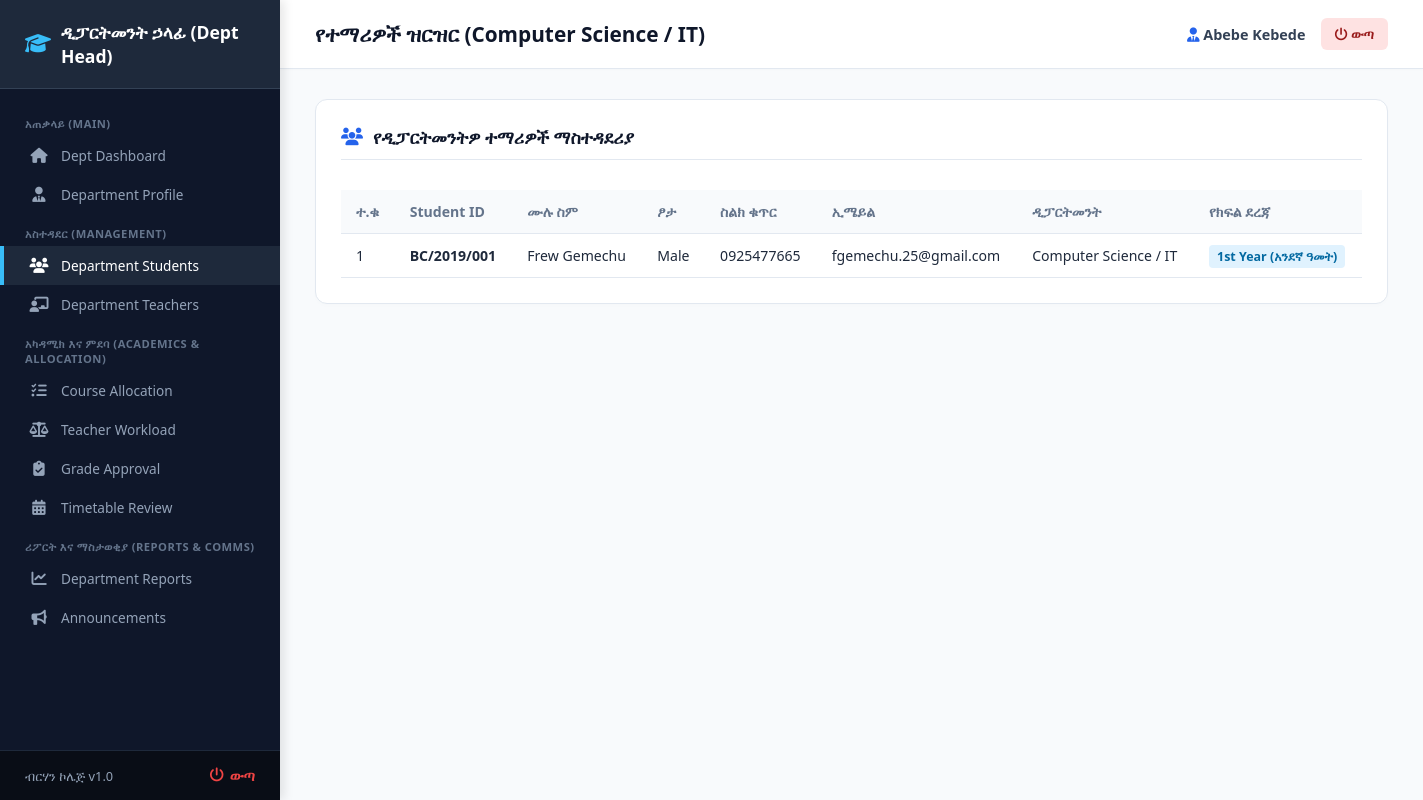
The page /department/students.php (signed in) on the database its author committed.
### tables this page shows
CREATE TABLE `students` (
  `id` int(11) NOT NULL,
  `student_id` varchar(50) NOT NULL,
  `full_name` varchar(150) NOT NULL,
  `department` varchar(100) DEFAULT NULL,
  `year_level` varchar(50) DEFAULT NULL,
  `gpa` decimal(3,2) DEFAULT 0.00,
  `created_at` timestamp NOT NULL DEFAULT current_timestamp(),
  `reference_code` varchar(100) DEFAULT NULL,
  `gender` varchar(20) DEFAULT NULL,
  `phone` varchar(50) DEFAULT NULL,
  `academic_year` varchar(50) DEFAULT NULL,
  `status` varchar(30) DEFAULT 'Active',
  `dob` date DEFAULT NULL,
  `username` varchar(100) DEFAULT NULL,
  `password` varchar(255) DEFAULT NULL,
  `document_path` varchar(255) DEFAULT NULL,
  `date_of_birth` date DEFAULT NULL,
  `email` varchar(100) DEFAULT NULL
);

### department/students.php (the view, shortened to what this page needs)
<?php
$admin_name = $_SESSION['admin_name'] ?? 'የዲፓርትመንት ኃላፊ';
$department_name = $_SESSION['department_name'] ?? 'Computer Science / IT';
$students = [];
try {
    if (isset($pdo)) {
        $stmt = $pdo->prepare("SELECT * FROM students WHERE department = ? ORDER BY id DESC");
        $stmt->execute([$department_name]);
        $students = $stmt->fetchAll(PDO::FETCH_ASSOC);
    }
} catch (Exception $e) {
    $error_msg = "ተማሪዎችን ማምጣት አልተቻለም፦ " . $e->getMessage();
}
?>
<!DOCTYPE html>
<html lang="am">
<head>
    <link rel="stylesheet" href="https://cdnjs.cloudflare.com/ajax/libs/font-awesome/6.4.0/css/all.min.css">
</head>
<body>
    <?php
    if (file_exists('sidebar.php')) {
        include 'sidebar.php';
    }
    ?>
    <main>
        <header>
            <div class="header-title">
                <h2>የተማሪዎች ዝርዝር (<?php echo htmlspecialchars($department_name); ?>)</h2>
            </div>
            <div class="user-profile">
                <span><i class="fa-solid fa-user-tie" style="color: var(--primary-blue);"></i> <?php echo htmlspecialchars($admin_name); ?></span>
                <a href="../logout.php" class="logout-btn"><i class="fa-solid fa-power-off"></i> ውጣ</a>
            </div>
        </header>
        <div class="container">
            <div class="card">
                <h3><i class="fa-solid fa-users"></i> የዲፓርትመንትዎ ተማሪዎች ማስተዳደሪያ</h3>
                <div style="overflow-x: auto;">
                    <table>
                        <thead>
                            <tr>
                                <th>ተ.ቁ</th>
                                <th>Student ID</th>
                                <th>ሙሉ ስም</th>
                                <th>ፆታ</th>
                                <th>ስልክ ቁጥር</th>
                                <th>ኢሜይል</th>
                                <th>ዲፓርትመንት</th>
                                <th>የክፍል ደረጃ</th>
                            </tr>
                        </thead>
                        <tbody>
                            <?php if(empty($students)): ?>
                                <tr><td colspan="8" style="text-align:center; color:#64748b; padding:25px;">በዚህ ዲፓርትመንት ውስጥ ምንም ተማሪ አልተገኘም።</td></tr>
                            <?php else: ?>
                                <?php $i=1; foreach($students as $st): ?>
                                <tr>
                                    <td><?php echo $i++; ?></td>
                                    <td><strong><?php echo htmlspecialchars($st['student_id'] ?? 'N/A'); ?></strong></td>
                                    <td><?php echo htmlspecialchars($st['full_name'] ?? 'N/A'); ?></td>
                                    <td><?php echo htmlspecialchars($st['gender'] ?? '-'); ?></td>
                                    <td><?php echo htmlspecialchars($st['phone'] ?? '-'); ?></td>
                                    <td><?php echo htmlspecialchars($st['email'] ?? '-'); ?></td>
                                    <td><?php echo htmlspecialchars($st['department'] ?? $department_name); ?></td>
                                    <td><span class="badge"><?php echo htmlspecialchars($st['year_level'] ?? 'N/A'); ?></span></td>
                                </tr>
                                <?php endforeach; ?>
                            <?php endif; ?>
                        </tbody>
                    </table>
                </div>
            </div>
        </div>
    </main>
</body>
</html>

### department/students.php (style rules this page uses)
:root { --primary-blue: #2563eb; --bg-main: #f8fafc; --card-bg: #ffffff; --text-main: #1e293b; --text-muted: #64748b; --border-color: #e2e8f0; }
* { box-sizing: border-box; margin: 0; padding: 0; font-family: 'Segoe UI', Tahoma, Geneva, Verdana, sans-serif; }
body { background-color: var(--bg-main); color: var(--text-main); display: flex; min-height: 100vh; }
main { margin-left: 280px; flex: 1; display: flex; flex-direction: column; }
header { background: #fff; padding: 18px 35px; display: flex; justify-content: space-between; align-items: center; border-bottom: 1px solid var(--border-color); box-shadow: 0 1px 3px rgba(0,0,0,0.02); }
.header-title h2 { font-size: 1.3rem; color: #0f172a; font-weight: 700; }
.user-profile { display: flex; align-items: center; gap: 15px; }
.user-profile span { font-size: 0.9rem; font-weight: 600; color: #334155; }
.logout-btn { background: #fee2e2; color: #991b1b; padding: 7px 14px; border-radius: 6px; text-decoration: none; font-size: 0.82rem; font-weight: 600; transition: 0.2s; }
.container { padding: 30px 35px; }
.card { background: var(--card-bg); border: 1px solid var(--border-color); border-radius: 12px; padding: 25px; box-shadow: 0 2px 4px rgba(0,0,0,0.01); }
.card h3 { font-size: 1.1rem; color: #0f172a; margin-bottom: 20px; padding-bottom: 10px; border-bottom: 1px solid var(--border-color); display: flex; align-items: center; gap: 10px; }
.card h3 i { color: var(--primary-blue); }
table { width: 100%; border-collapse: collapse; margin-top: 10px; white-space: nowrap; }
th, td { padding: 12px 15px; border-bottom: 1px solid var(--border-color); text-align: left; font-size: 0.88rem; }
th { background: #f8fafc; color: var(--text-muted); font-weight: 600; }
.badge { background: #e0f2fe; color: #0369a1; padding: 3px 8px; border-radius: 4px; font-size: 0.78rem; font-weight: 600; }

### rows shown on the page
students: student "BC/2019/001", full_name "Frew Gemechu", gender "Male", phone "0925477665", email "fgemechu.25@gmail.com", department "Computer Science / IT", year_level "1st Year (አንደኛ ዓመት)"

### other values the page prints
$department_name "Computer Science / IT"
$admin_name "Abebe Kebede"
